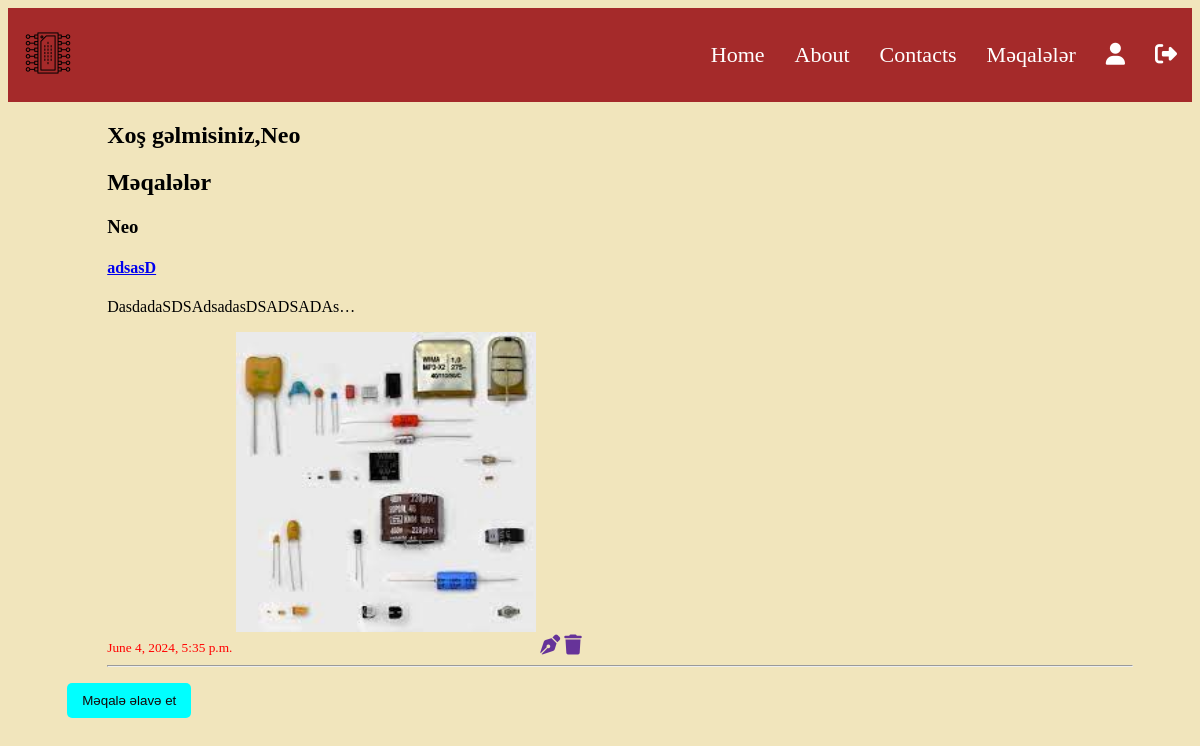
Page /dashboard/ (signed in) on the earlier database version.
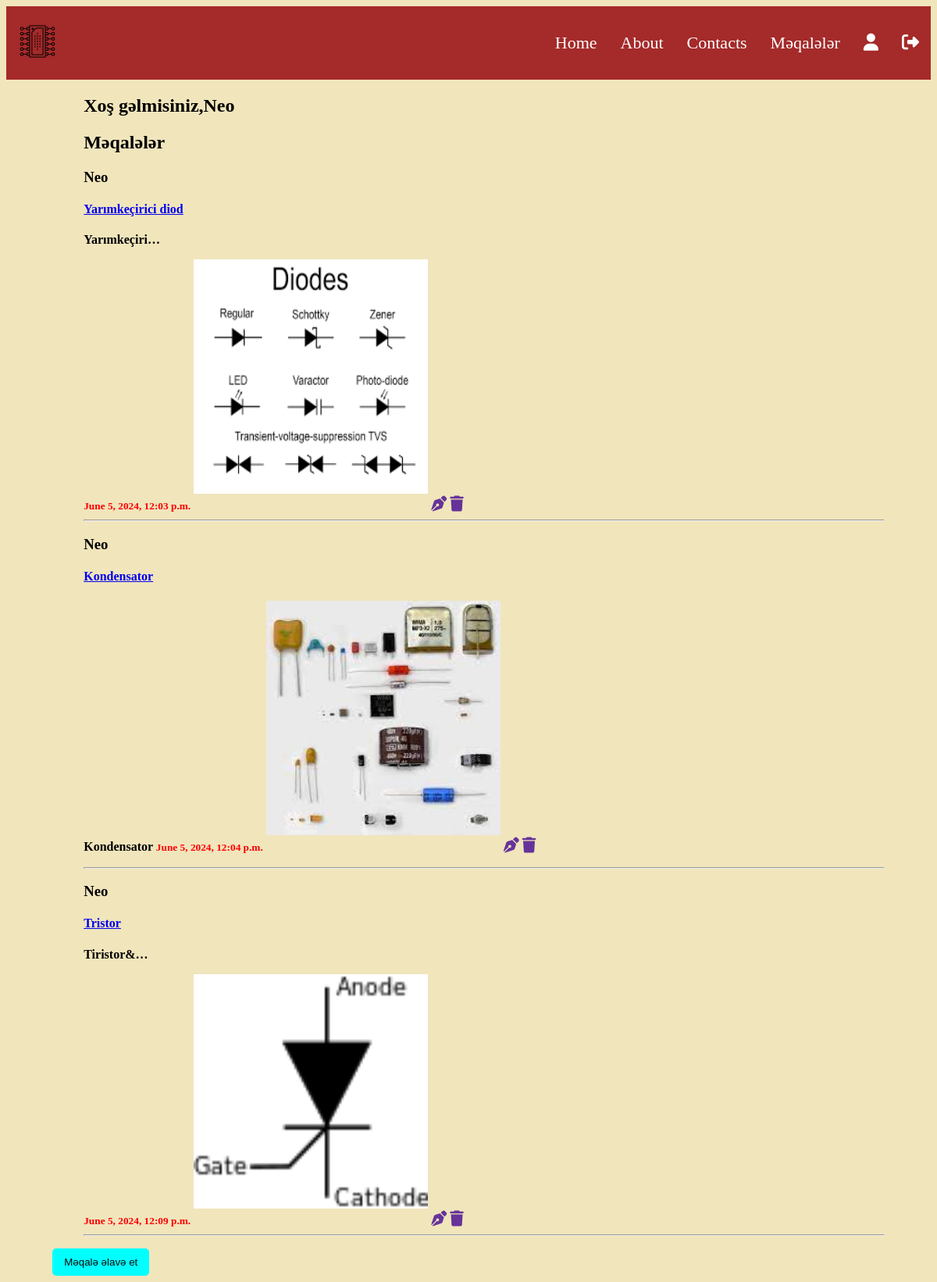
Same page on the later database version.
### article/models.py (models this page shows, shortened)
class Article(models.Model):
    author=models.ForeignKey("auth.User",on_delete=models.CASCADE,verbose_name="Yazar")
    title=models.CharField(max_length=20,verbose_name="Basliq")
    content=RichTextField(verbose_name="Kontent")
    create_date=models.DateTimeField(auto_now_add=True,verbose_name="Yaradilma tarixi")
    image=models.FileField(null=True,blank=True,verbose_name='Sekil')

### article/views.py (the view)
# urls.py: path('dashboard/',dashboard__view,name='dashboard'),
def dashboard__view(request):
    articles = Article.objects.filter(author=request.user)
    return render(request,'dashboard.html', {'articles': articles})

### templates/dashboard.html (shortened to what this page needs)
{% extends 'base.html'%}
{%load static %}
{% block body %}
{%if request.user.is_authenticated %}
    <div class="welcome">
        <h2>Xoş gəlmisiniz,{{request.user.username}}</h2>
    </div>
{%else%}
<div class="welcome">
    <h2>Giriş etməmisiniz</h2>
</div>
{%endif%}
    <h2>Məqalələr</h2>
    <div class="articles">
        <ul>
            {% for article in articles %}
                <li>
                    <h3>{{article.author}}</h3>
                    <h4><a href="{% url 'detail' article.id %}">{{article.title}}</a></h4>
                    <p>{{article.content|safe|truncatechars:30}}</p>
                    <small>{{article.create_date}}</small>
                    <img class="items" src="../Media/{{article.image}}" alt="">
                    <a class='duyme' href="{% url 'update' article.id %}"><i class="fa-solid fa-pen-nib"></i></a>
                    <a class='duyme' href="{% url 'delete' article.id %}"><i class="fa-solid fa-trash"></i></a>
                </li>
                <hr>
            {% endfor %}
        </ul>
    </div>
    <a href="{%url 'addarticle' %}"><button class="btn">Məqalə əlavə et</button></a>
{% endblock body %}

Differences in the rows shown:
removed Article: author "Neo", title "adsasD", content "DasdadaSDSAdsadasDSADSADAs…", create_date "June 4, 2024, 5:35 p.m.", image (picture)
added Article: author "Neo", title "Yarımkeçirici diod", content "Yarımkeçiri…", create_date "June 5, 2024, 12:03 p.m.", image (picture)
added Article: author "Neo", title "Kondensator", content "Kondensator", create_date "June 5, 2024, 12:04 p.m.", image (picture)
added Article: author "Neo", title "Tristor", content "Tiristor &…", create_date "June 5, 2024, 12:09 p.m.", image (picture)
